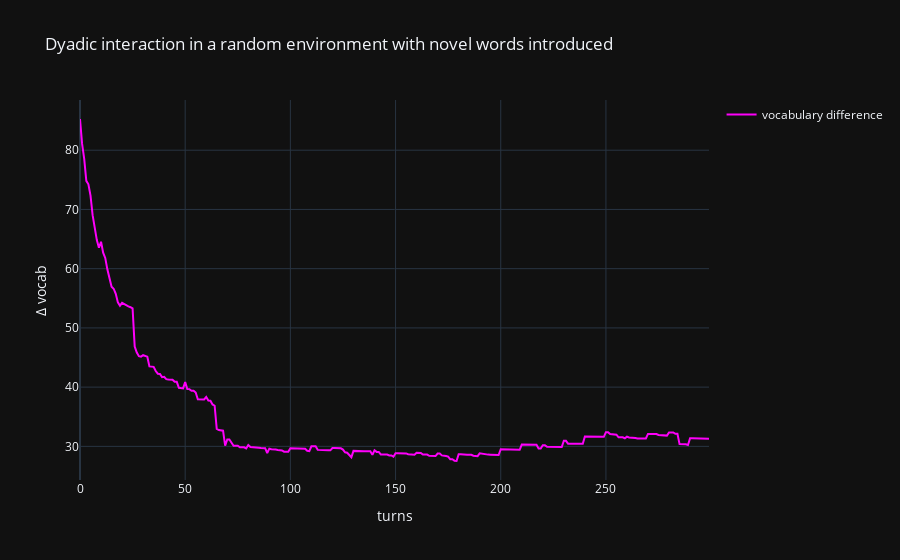

Notebook code cell kept with this figure:
### Code cell
fig = plot(vocab_dif.numpy(), 'vocabulary difference')
fig.update_layout(
    title='Dyadic interaction in a random environment with novel words introduced',
    yaxis_title='Δ vocab',
    xaxis_title='turns'
)
fig.show()

### Figure 1 — Plotly figure (JSON) as saved in the notebook; plotly's stock layout.template omitted (floating-point values rounded to 4 significant figures; data arrays with more than 128 entries replaced by an {"elided": "..."} marker saying what was removed)
{"data": [{"legendgroup": "vocabulary difference", "line": {"color": "#FE00FA"}, "mode": "lines", "name": "vocabulary difference", "showlegend": true, "x": {"elided": "300 int values"}, "y": {"elided": "300 float values"}, "type": "scatter"}], "layout": {"title": {"text": "Dyadic interaction in a random environment with novel words introduced"}, "yaxis": {"title": {"text": "Δ vocab"}}, "xaxis": {"title": {"text": "turns"}}}}
